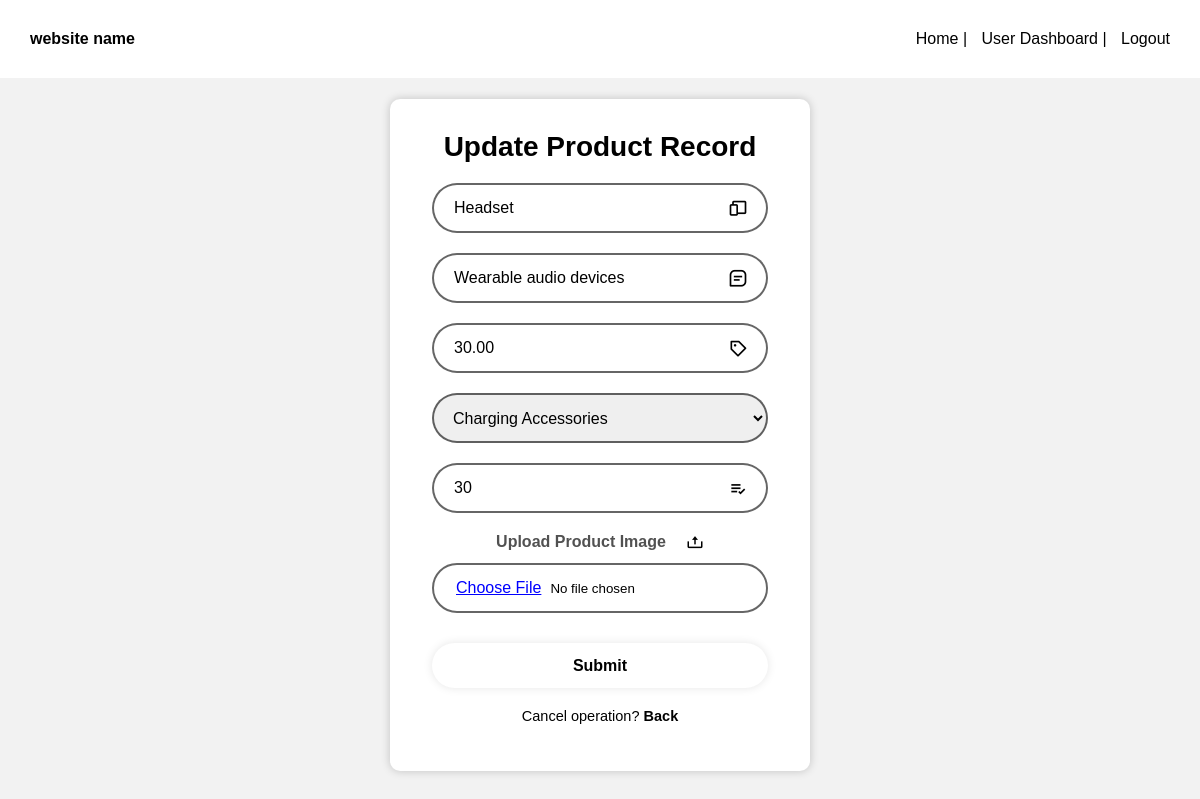
Screenshot of /product_update.php?id=15 (signed in) with the database file from the repository.
### tables this page shows
CREATE TABLE `product` (
  `id` int(11) NOT NULL,
  `product_name` varchar(255) NOT NULL,
  `product_desc` text NOT NULL,
  `product_price` decimal(10,2) NOT NULL,
  `product_cat` varchar(255) NOT NULL,
  `product_quantity` int(11) NOT NULL,
  `product_image` varchar(255) NOT NULL,
  `product_reg_date` datetime NOT NULL,
  `submittedby` varchar(50) NOT NULL
);

### product_update.php (the view, shortened to what this page needs)
<?php
    include("header.php");
    require('database.php');
    $id=$_REQUEST['id'];
    $query = "SELECT * FROM product where id='".$id."'";
    $result = mysqli_query($con, $query) or die ( mysqli_error($con));
    $row = mysqli_fetch_assoc($result);
?>
<!DOCTYPE html>
<html>
<head>
    <link rel="stylesheet" href="css/product_update.css">
    <link href='https://unpkg.com/boxicons@2.1.4/css/boxicons.min.css' rel='stylesheet'>
</head>
</head>
<body>
    <?php
        if(isset($_POST['new']) && $_POST['new']==1){
            $product_name =$_REQUEST['product_name'];
            $product_desc =$_REQUEST['product_desc'];
            $product_price =$_REQUEST['product_price'];
            $product_cat =$_REQUEST['product_category'];
            $product_quantity = $_REQUEST['product_quantity'];
            $date_record = date("Y-m-d H:i:s");
            $submittedby = $_SESSION["customer_ID"];
            if ($_FILES['new_image']['size']>0){
                $allowedExtensions=['png','jpeg','jpg'];
                $newUploadedFileName = $_FILES['new_image']['name'];
                $fileExtension=strtolower(pathinfo($newUploadedFileName, PATHINFO_EXTENSION));
                if(in_array($fileExtension, $allowedExtensions)){
                    $targetDirectory = "product_image/";
                    $targetFilePath = $targetDirectory . $newUploadedFileName;
                    if (move_uploaded_file($_FILES['new_image']['tmp_name'], $targetFilePath)) {
                        $selectQuery = "SELECT product_image FROM product WHERE id = $id";
                        $result = mysqli_query($con, $selectQuery);
                        $row = mysqli_fetch_assoc($result);
                        $oldFilename = $row['product_image'];
                        $oldFilePath = "product_image/" . $oldFilename;
                        if (file_exists($oldFilePath) && !is_dir($oldFilePath)) {
                            unlink($oldFilePath);
                        }
                        $updateFileQuery="UPDATE product SET product_name = '$product_name', product_desc = '$product_desc', product_price = '$product_price', product_cat = '$product_cat', product_quantity = '$product_quantity', product_image = '$newUploadedFileName', product_reg_date = '$date_record', submittedby = '$submittedby' WHERE id = $id";
                        mysqli_query($con, $updateFileQuery) or die(mysqli_error($con));
                        $status = "Product updated successfully.";
                        header("Location: product_record.php");
                    }else{
                        $status = "Product update failed.";
                    }
                }else{
                    $status = "Invalid file type.";
                }
            }else{
                $update_query="UPDATE product SET product_name = '$product_name', product_desc = '$product_desc', product_price = '$product_price', product_cat = '$product_cat', product_quantity = '$product_quantity', product_reg_date = '$date_record', submittedby = '$submittedby' WHERE id = $id";
                mysqli_query($con, $update_query) or die(mysqli_error($con));
                $status = "Product details updated successfully.";
                header("Location: product_record.php");
            }
        }else{
    ?>
    <div class="container">
        <div class="child">
            <div class="wrapper">
                <form enctype="multipart/form-data" action="" method="post" name="form">
                    <h1>Update Product Record</h1>
                    <div class="input-box">
                        <input type="text" name="product_name" placeholder="Enter Product Name" required value="<?php echo $row['product_name'];?>"/>
                        <i class='bx bx-devices'></i>
                    </div>
                    <div class="input-box">
                        <input type="text" name="product_desc" placeholder="Enter Product Description" required value="<?php echo $row['product_desc'];?>"/>
                        <i class='bx bx-message-square-detail'></i>
                    </div>
                    <div class="input-box">
                        <input type="number" name="product_price" step="0.01" min="0" placeholder="Enter Product Price (RM)" required value="<?php echo $row['product_price'];?>"/>
                        <i class='bx bx-purchase-tag'></i>
                    </div>
                    <div class="input-box">
                        <select name="product_category" id="category" required>
                            <option value="<?php echo $row['product_cat'];?>"><?php echo $row['product_cat'];?></option>
                        </select>
                    </div>
                    <div class="input-box">
                        <input type="number" name="product_quantity" placeholder="Enter Product Quantity" required value="<?php echo $row['product_quantity'];?>"/>
                        <i class='bx bx-list-check'></i>
                    </div>
                    <label>Upload Product Image<i class='bx bx-upload' ></i></label>
                    <input type="file" class="uploadbtn" name="new_image" value="<?php echo $row['product_image'];?>"/>
                    <div class="registerbtn">
                        <input type="submit" name="submit" value="Submit">
                    </div>
                    <div class="register">
                        <p>Cancel operation? <a href="product_record.php"> Back </a></p>
                    </div>
                </form>
            </div>
        </div>
    </div>
    <?php } ?>
</body>
</html>

### css/product_update.css (style rules this page uses)
* { margin: 0; padding: 0; box-sizing: border-box; font-family: "Poppins", sans-serif; }
body { color: #000000; }
.container { display: flex; flex-direction: column; min-height: 100vh; min-width: 319px; background-color: #f2f2f2; }
.child { display: flex; justify-content: center; align-items: center; padding-top: 21px; }
.wrapper { width: 420px; background-color: #fff; border: 2px solid rgba(255,255,255,.2); box-shadow: 0 0 10px rgba(0,0,0,.2); border-radius: 10px; padding: 30px 40px; }
.wrapper h1 { font-size: 28px; text-align:center; }
.wrapper .input-box { position: relative; width: 100%; height: 50px; margin: 20px 0; }
.input-box input { width:100%; height:100%; border: none; outline: none; border: 2px solid rgba(0,0,0,.6); border-radius: 40px; font-size: 16px; color: #000000; padding: 20px 45px 20px 20px; }
.input-box select { width:100%; height:100%; border: none; outline: none; border: 2px solid rgba(0,0,0,.6); border-radius: 40px; font-size: 16px; color: #000000; padding-left: 15px; }
.input-box input::placeholder { color: #989898; }
.input-box i { position: absolute; right: 20px; top: 50%; transform: translateY(-50%); font-size: 20px; }
.wrapper label { display: flex; justify-content: center; width:100%; height:30px; font-size: 16px; color: #000000ae; font-weight: bold; }
label i { font-size: 18px; margin-left: 20px; color: #000000; }
.uploadbtn { width:100%; height:50px; border: 2px solid rgba(0,0,0,.6); border-radius: 40px; padding: 2px; margin-bottom: 30px; }
.wrapper .registerbtn input { width:100%; height: 45px; background: #fff; border: none; outline:none; border-radius: 40px; box-shadow: 0 0 10px rgba(0,0,0,.1); cursor: pointer; font-size: 16px; color: #000000; font-weight: 600; }
.wrapper .register { font-size: 14.5px; text-align: center; margin: 20px 0 15px; }
.register p a { color:#000000; text-decoration: none; font-weight: 600; }

### rows the page displays
product: product_name "Headset", product_desc "Wearable audio devices", product_price "30.00", product_category "Charging Accessories", product_quantity "30"
